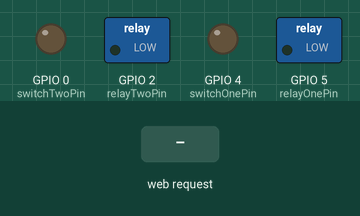
Recording of a sketch running on a simulated ESP8266 (NodeMCU). On the bench: switched loads named in the sketch (green lamp = pin HIGH), output pins drawn as LEDs (lit = HIGH). The test bench sets the inputs (shaded band). WiFi joins after 1.5 s; servers stay silent unless stated; what the sketch prints to the serial monitor is not drawn.

Above: at 2.7 s.
2.8 s: HTTP request GET /1valve=OPEN received
At 2.9 s:
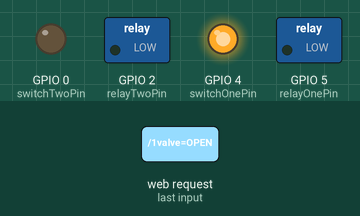
4.5 s: HTTP request GET /1valve=CLOSE received
At 5.0 s:
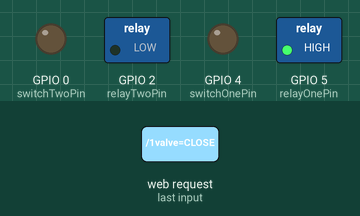
6.2 s: HTTP request GET /2valve=OPEN received
At 6.3 s:
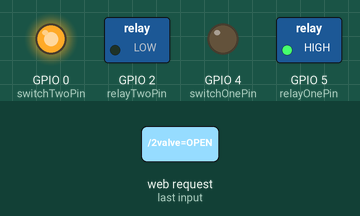
7.9 s: HTTP request GET /2valve=CLOSE received
At 8.7 s:
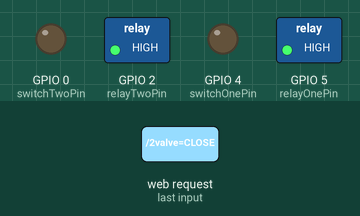
9.6 s: HTTP request GET /1valve=OPEN received
At 10.1 s:
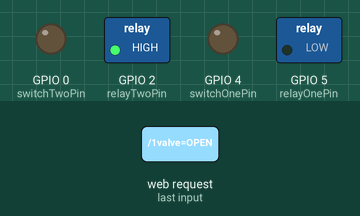
11.3 s: HTTP request GET /1valve=CLOSE received
At 11.4 s:
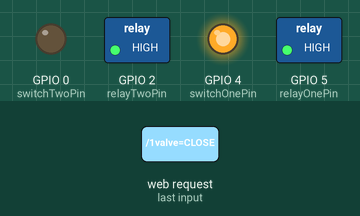
Timing chart, 0 to 14.0 s (numbered marks = the images above; inputs shaded):
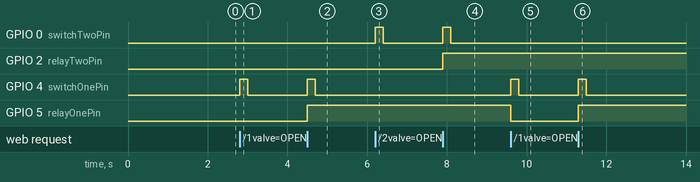

The sketch:

wifiControlled.ino
```cpp
#include <ESP8266WiFi.h>

const char* ssid = "geek";  // access point SSID
const char* password = "xdx415xd";  // PASS

int switchDelay = 200;  //time needed to turn the valve ON/OFF in milliseconds

int switchOnePin = 4; // digitalPin #1
int switchTwoPin = 0; // digitalPin #2
int relayOnePin = 5; // digitalPin #3
int relayTwoPin = 2; // digitalPin #4

WiFiServer server(80);  //  web server port

void setup() {
  Serial.begin(9600);
  delay(10);
  pinMode(switchOnePin, OUTPUT);
  pinMode(switchTwoPin, OUTPUT);
  pinMode(relayOnePin, OUTPUT);
  pinMode(relayTwoPin, OUTPUT);

  digitalWrite(switchOnePin, LOW);  //complementary to 5
  digitalWrite(switchTwoPin, LOW);
  digitalWrite(relayOnePin, LOW);   //complementary to 2
  digitalWrite(relayTwoPin, LOW);

  // connect to wifi

  Serial.println();               //serial verbouse
  Serial.println();
  Serial.print("Connecting to ");
  Serial.println(ssid);
  WiFi.begin(ssid, password);

  while (WiFi.status() != WL_CONNECTED) {
    delay(500);
    Serial.print(".");
  }
  Serial.println("");
  Serial.println("WiFi connected");

  // server up

  server.begin();
  Serial.println("Server started");
  Serial.print("Use this URL to connect: ");
  Serial.print("http://");
  Serial.print(WiFi.localIP());               // IP adress to connect
  Serial.println("/");
}

void loop() {

  WiFiClient client = server.available();   //check if connected
  if (!client) {
    return;
  }
  Serial.println("new client");
  while(!client.available()){
  delay(1);
  }

  String request = client.readStringUntil('\r');  //read first request string
  Serial.println(request);
  client.flush();

  // hardware setup and switching

  int value1 = LOW;
  int value2 = LOW;
  if (request.indexOf("/1valve=OPEN") != -1) {
    digitalWrite(switchOnePin, HIGH);
    digitalWrite(relayOnePin, LOW);
    value1 = HIGH;
    delay(switchDelay);
    digitalWrite(switchOnePin, LOW);    // powerDown first switch
  }

  if (request.indexOf("/1valve=CLOSE") != -1){
    digitalWrite(switchOnePin, HIGH);
    digitalWrite(relayOnePin, HIGH);
    value1 = LOW;
    delay(switchDelay);
    digitalWrite(switchOnePin, LOW);    // powerDown first switch
  }
  if (request.indexOf("/2valve=OPEN") != -1) {
    digitalWrite(switchTwoPin, HIGH);
    digitalWrite(relayTwoPin, LOW);
    value2 = HIGH;
    delay(switchDelay);
    digitalWrite(switchTwoPin, LOW);    // powerDown second switch
  }

  if (request.indexOf("/2valve=CLOSE") != -1){
    digitalWrite(switchTwoPin, HIGH);
    digitalWrite(relayTwoPin, HIGH);
    value2 = LOW;
    delay(switchDelay);
    digitalWrite(switchTwoPin, LOW);    // powerDown second switch
  }

  //HTTP update - response

  client.println("HTTP/1.1 200 OK");
  client.println("Content-Type: text/html");
  client.println("");
  client.println("<!DOCTYPE HTML>");
  client.println("<html>");
  client.print("1 valve is now: ");

  if(value1 == HIGH) {
    client.print("Opened");
  } else {
    client.print("Closed");
  }
  client.println("<br><br>");
  client.print("2 valve is now: ");

  if(value2 == HIGH) {
    client.print("Opened");
  } else {
    client.print("Closed");
  }
  client.println("<br><br>");
  client.println("Click <a href=\"/1valve=OPEN\">here</a> to open 1 valve <br>");
  client.println("Click <a href=\"/1valve=CLOSE\">here</a> to close 1 valve<br>");
  client.println("<br><br>");
  client.println("Click <a href=\"/2valve=OPEN\">here</a> to open 2 valve <br>");
  client.println("Click <a href=\"/2valve=CLOSE\">here</a> to close 2 valve<br>");
  client.println("</html>");

  delay(1);

  Serial.println("Client disconnected");
  Serial.println("");
}
```

Measured:
- after the input at 2.8 s, GPIO 4 (switchOnePin): LOW → HIGH at once, → LOW 0.20 s later
- after the input at 4.5 s, GPIO 4 (switchOnePin): LOW → HIGH at once, → LOW 0.20 s later; GPIO 5 (relayOnePin): LOW → HIGH at once
- after the input at 6.2 s, GPIO 0 (switchTwoPin): LOW → HIGH at once, → LOW 0.20 s later
- after the input at 7.9 s, GPIO 0 (switchTwoPin): LOW → HIGH at once, → LOW 0.20 s later; GPIO 2 (relayTwoPin): LOW → HIGH at once
- after the input at 9.6 s, GPIO 4 (switchOnePin): LOW → HIGH at once, → LOW 0.20 s later; GPIO 5 (relayOnePin): HIGH → LOW at once
- after the input at 11.3 s, GPIO 4 (switchOnePin): LOW → HIGH at once, → LOW 0.20 s later; GPIO 5 (relayOnePin): LOW → HIGH at once
